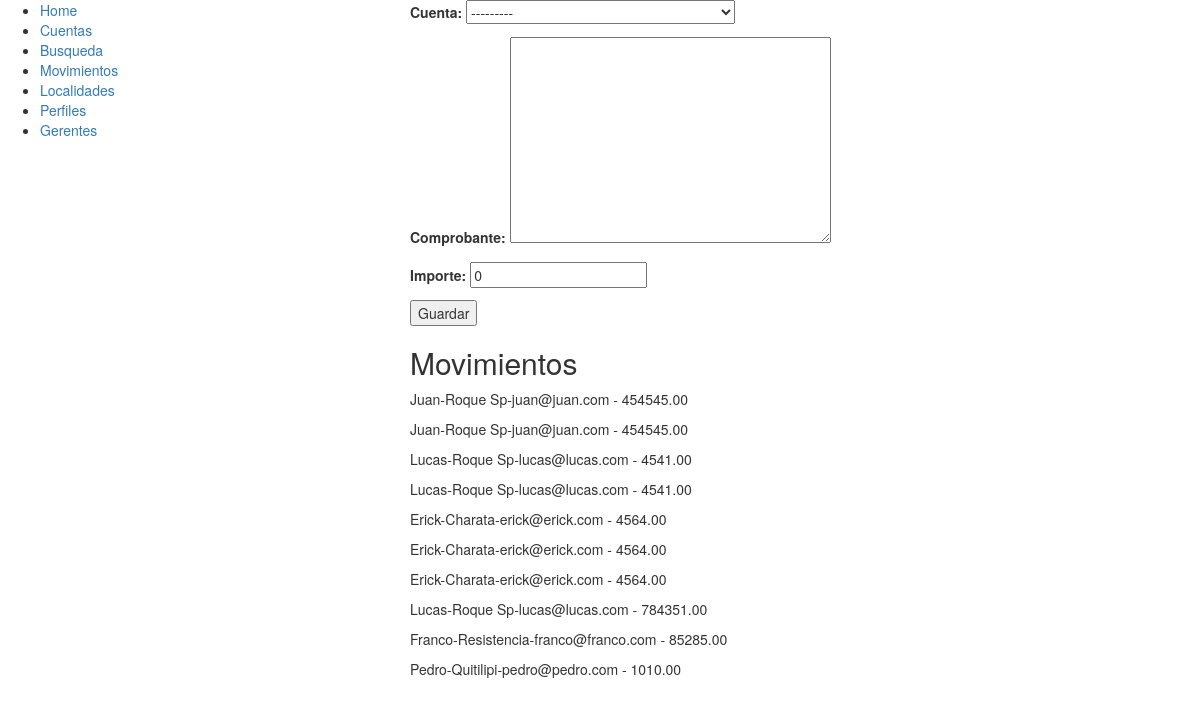
Page /movimientos/ (signed in) on the committed database.
### cuentas/models.py (models this page shows, shortened)
class Movimiento(models.Model):
	cuenta = models.ForeignKey(Cuenta)
	comprobante = models.TextField()
	fecha = models.DateField(auto_now=True)
	importe = models.DecimalField(max_digits=20, decimal_places=2, default=0)
	@staticmethod
	def ultimos():
		return Movimiento.objects.order_by('-fecha')[:10]

class Cuenta(models.Model):
	nombre = models.CharField(max_length=200)
	direccion = models.CharField(max_length=500)
	localidad = models.ForeignKey(Localidad, default=1)
	email = models.EmailField()
	def __str__(self):
		return "{0}-{1}-{2}".format(self.nombre, self.localidad, self.email)

class Localidad(models.Model):
	nombre = models.CharField(max_length=200)
	def __str__(self):
		return self.nombre

### cuentas/views.py (the view)
# urls.py: url(r'^movimientos/$', views.movimientos),
@login_required
@permission_required('cuentas.ver_importe') # tarea
def movimientos(request):
	if request.method == 'POST':
		form = MovimientoForm(request.POST)
		if form.is_valid():
			movimiento = form.save(commit=False)
			movimiento.save()
			return render(request, 'movimientos.html', {'movimientos': Movimiento.ultimos()})
	else:
		form = MovimientoForm()
		return render(request, 'get_movimientos.html', {'form': form, 'movimientos': Movimiento.ultimos()})

### cuentas/forms.py
class MovimientoForm(forms.ModelForm):
	class Meta:
		model = Movimiento
		fields = ('cuenta', 'comprobante', 'importe')

### cuentas/templates/get_movimientos.html (shortened to what this page needs)
{% extends "base.html" %}
{% block content %}
<form action="/movimientos/" method="POST">
	{{ form.as_p }}
	<input type="submit" value="Guardar">
</form>
<h2>Movimientos</h2>
{% for movimiento in movimientos %}
	<p>{{ movimiento.cuenta }} - {{ movimiento.importe }}</p>
{% endfor %}
{% endblock %}

### rows in the picture
Movimiento: cuenta "Juan-Roque Sp-juan@juan.com", importe "454545.00"
Movimiento: cuenta "Juan-Roque Sp-juan@juan.com", importe "454545.00"
Movimiento: cuenta "Lucas-Roque Sp-lucas@lucas.com", importe "4541.00"
Movimiento: cuenta "Lucas-Roque Sp-lucas@lucas.com", importe "4541.00"
Movimiento: cuenta "Erick-Charata-erick@erick.com", importe "4564.00"
Movimiento: cuenta "Erick-Charata-erick@erick.com", importe "4564.00"
Movimiento: cuenta "Erick-Charata-erick@erick.com", importe "4564.00"
Movimiento: cuenta "Lucas-Roque Sp-lucas@lucas.com", importe "784351.00"
Movimiento: cuenta "Franco-Resistencia-franco@franco.com", importe "85285.00"
Movimiento: cuenta "Pedro-Quitilipi-pedro@pedro.com", importe "1010.00"
